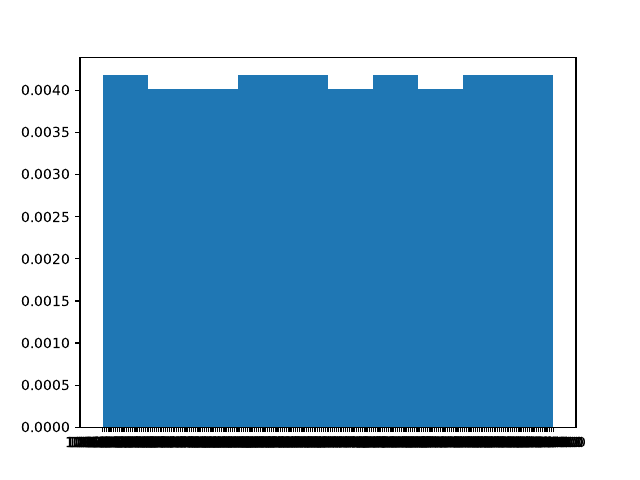

The Python source for this figure:
#!/usr/bin/env python3

import pandas as pd
import numpy as np
import scipy.stats as stats
import matplotlib.pyplot as plt
from matplotlib import cm
from mpl_toolkits.mplot3d import axes3d, Axes3D
import pylab as pl
#plt.style.use('grcon.mplrc')

my_colors = plt.rcParams['axes.prop_cycle'].by_key()['color']

def conf_int(data, confidence=0.95):
    a = 1.0*np.array(data)
    n = len(a)
    m, se = np.mean(a), scipy.stats.sem(a)
    if (n < 2) or (se == 0):
        return np.nan
    h = se * scipy.stats.t.ppf((1+confidence)/2., n-1)
    return h




################################################################
## Line Plot RT-Prio (n, n) scaling
################################################################
d = (pd.read_csv('../perf-data/example.csv'))


t = stats.norm.pdf(d, np.mean(d), np.std(d))

fig, ax = plt.subplots(1, 1)


#plt.plot(d, t, '-o')

pl.hist(d, normed=True)



fig.savefig('duration.pdf')
plt.show()
